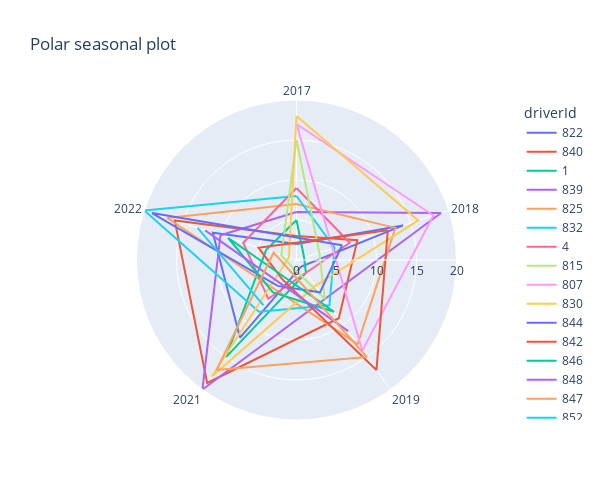

Here is the notebook cell this chart was saved with:
### Code cell
fig = px.line_polar(results_Baku_mod ,r='positionOrder', theta= 'year_str', 
                    color = 'driverId', line_close=True, 
                    title='Polar seasonal plot',
                    width=600, height=500)
fig.show()

### Figure 1 — Plotly figure (JSON) as saved in the notebook; plotly's stock layout.template omitted (floating-point values rounded to 4 significant figures)
{"data": [{"hovertemplate": "driverId=822<br>positionOrder=%{r}<br>year_str=%{theta}<extra></extra>", "legendgroup": "822", "line": {"color": "#636efa", "dash": "solid"}, "marker": {"symbol": "circle"}, "mode": "lines", "name": "822", "r": [2, 14, 1, 12, 11, 2], "showlegend": true, "subplot": "polar", "theta": ["2017", "2018", "2019", "2021", "2022", "2017"], "type": "scatterpolar"}, {"hovertemplate": "driverId=840<br>positionOrder=%{r}<br>year_str=%{theta}<extra></extra>", "legendgroup": "840", "line": {"color": "#EF553B", "dash": "solid"}, "marker": {"symbol": "circle"}, "mode": "lines", "name": "840", "r": [3, 8, 9, 19, 16, 3], "showlegend": true, "subplot": "polar", "theta": ["2017", "2018", "2019", "2021", "2022", "2017"], "type": "scatterpolar"}, {"hovertemplate": "driverId=1<br>positionOrder=%{r}<br>year_str=%{theta}<extra></extra>", "legendgroup": "1", "line": {"color": "#00cc96", "dash": "solid"}, "marker": {"symbol": "circle"}, "mode": "lines", "name": "1", "r": [5, 1, 2, 15, 4, 5], "showlegend": true, "subplot": "polar", "theta": ["2017", "2018", "2019", "2021", "2022", "2017"], "type": "scatterpolar"}, {"hovertemplate": "driverId=839<br>positionOrder=%{r}<br>year_str=%{theta}<extra></extra>", "legendgroup": "839", "line": {"color": "#ab63fa", "dash": "solid"}, "marker": {"symbol": "circle"}, "mode": "lines", "name": "839", "r": [6, 19, 20, 10, 6], "showlegend": true, "subplot": "polar", "theta": ["2017", "2018", "2021", "2022", "2017"], "type": "scatterpolar"}, {"hovertemplate": "driverId=825<br>positionOrder=%{r}<br>year_str=%{theta}<extra></extra>", "legendgroup": "825", "line": {"color": "#FFA15A", "dash": "solid"}, "marker": {"symbol": "circle"}, "mode": "lines", "name": "825", "r": [7, 13, 13, 17, 7], "showlegend": true, "subplot": "polar", "theta": ["2017", "2018", "2019", "2022", "2017"], "type": "scatterpolar"}, {"hovertemplate": "driverId=832<br>positionOrder=%{r}<br>year_str=%{theta}<extra></extra>", "legendgroup": "832", "line": {"color": "#19d3f3", "dash": "solid"}, "marker": {"symbol": "circle"}, "mode": "lines", "name": "832", "r": [8, 5, 7, 8, 20, 8], "showlegend": true, "subplot": "polar", "theta": ["2017", "2018", "2019", "2021", "2022", "2017"], "type": "scatterpolar"}, {"hovertemplate": "driverId=4<br>positionOrder=%{r}<br>year_str=%{theta}<extra></extra>", "legendgroup": "4", "line": {"color": "#FF6692", "dash": "solid"}, "marker": {"symbol": "circle"}, "mode": "lines", "name": "4", "r": [9, 7, 6, 7, 9], "showlegend": true, "subplot": "polar", "theta": ["2017", "2018", "2021", "2022", "2017"], "type": "scatterpolar"}, {"hovertemplate": "driverId=815<br>positionOrder=%{r}<br>year_str=%{theta}<extra></extra>", "legendgroup": "815", "line": {"color": "#B6E880", "dash": "solid"}, "marker": {"symbol": "circle"}, "mode": "lines", "name": "815", "r": [15, 3, 6, 1, 2, 15], "showlegend": true, "subplot": "polar", "theta": ["2017", "2018", "2019", "2021", "2022", "2017"], "type": "scatterpolar"}, {"hovertemplate": "driverId=807<br>positionOrder=%{r}<br>year_str=%{theta}<extra></extra>", "legendgroup": "807", "line": {"color": "#FF97FF", "dash": "solid"}, "marker": {"symbol": "circle"}, "mode": "lines", "name": "807", "r": [17, 18, 14, 17], "showlegend": true, "subplot": "polar", "theta": ["2017", "2018", "2019", "2017"], "type": "scatterpolar"}, {"hovertemplate": "driverId=830<br>positionOrder=%{r}<br>year_str=%{theta}<extra></extra>", "legendgroup": "830", "line": {"color": "#FECB52", "dash": "solid"}, "marker": {"symbol": "circle"}, "mode": "lines", "name": "830", "r": [18, 16, 4, 18, 1, 18], "showlegend": true, "subplot": "polar", "theta": ["2017", "2018", "2019", "2021", "2022", "2017"], "type": "scatterpolar"}, {"hovertemplate": "driverId=844<br>positionOrder=%{r}<br>year_str=%{theta}<extra></extra>", "legendgroup": "844", "line": {"color": "#636efa", "dash": "solid"}, "marker": {"symbol": "circle"}, "mode": "lines", "name": "844", "r": [6, 5, 4, 19, 6], "showlegend": true, "subplot": "polar", "theta": ["2018", "2019", "2021", "2022", "2018"], "type": "scatterpolar"}, {"hovertemplate": "driverId=842<br>positionOrder=%{r}<br>year_str=%{theta}<extra></extra>", "legendgroup": "842", "line": {"color": "#EF553B", "dash": "solid"}, "marker": {"symbol": "circle"}, "mode": "lines", "name": "842", "r": [12, 17, 3, 5, 12], "showlegend": true, "subplot": "polar", "theta": ["2018", "2019", "2021", "2022", "2018"], "type": "scatterpolar"}, {"hovertemplate": "driverId=846<br>positionOrder=%{r}<br>year_str=%{theta}<extra></extra>", "legendgroup": "846", "line": {"color": "#00cc96", "dash": "solid"}, "marker": {"symbol": "circle"}, "mode": "lines", "name": "846", "r": [8, 5, 9, 8], "showlegend": true, "subplot": "polar", "theta": ["2019", "2021", "2022", "2019"], "type": "scatterpolar"}, {"hovertemplate": "driverId=848<br>positionOrder=%{r}<br>year_str=%{theta}<extra></extra>", "legendgroup": "848", "line": {"color": "#ab63fa", "dash": "solid"}, "marker": {"symbol": "circle"}, "mode": "lines", "name": "848", "r": [11, 12, 11], "showlegend": true, "subplot": "polar", "theta": ["2019", "2022", "2019"], "type": "scatterpolar"}, {"hovertemplate": "driverId=847<br>positionOrder=%{r}<br>year_str=%{theta}<extra></extra>", "legendgroup": "847", "line": {"color": "#FFA15A", "dash": "solid"}, "marker": {"symbol": "circle"}, "mode": "lines", "name": "847", "r": [15, 17, 3, 15], "showlegend": true, "subplot": "polar", "theta": ["2019", "2021", "2022", "2019"], "type": "scatterpolar"}, {"hovertemplate": "driverId=852<br>positionOrder=%{r}<br>year_str=%{theta}<extra></extra>", "legendgroup": "852", "line": {"color": "#19d3f3", "dash": "solid"}, "marker": {"symbol": "circle"}, "mode": "lines", "name": "852", "r": [7, 13, 7], "showlegend": true, "subplot": "polar", "theta": ["2021", "2022", "2021"], "type": "scatterpolar"}, {"hovertemplate": "driverId=855<br>positionOrder=%{r}<br>year_str=%{theta}<extra></extra>", "legendgroup": "855", "line": {"color": "#FF6692", "dash": "solid"}, "marker": {"symbol": "circle"}, "mode": "lines", "name": "855", "r": [18, 18], "showlegend": true, "subplot": "polar", "theta": ["2022", "2022"], "type": "scatterpolar"}], "layout": {"height": 500, "legend": {"title": {"text": "driverId"}, "tracegroupgap": 0}, "polar": {"angularaxis": {"direction": "clockwise", "rotation": 90}, "domain": {"x": [0, 1], "y": [0, 1]}}, "title": {"text": "Polar seasonal plot"}, "width": 600}}
